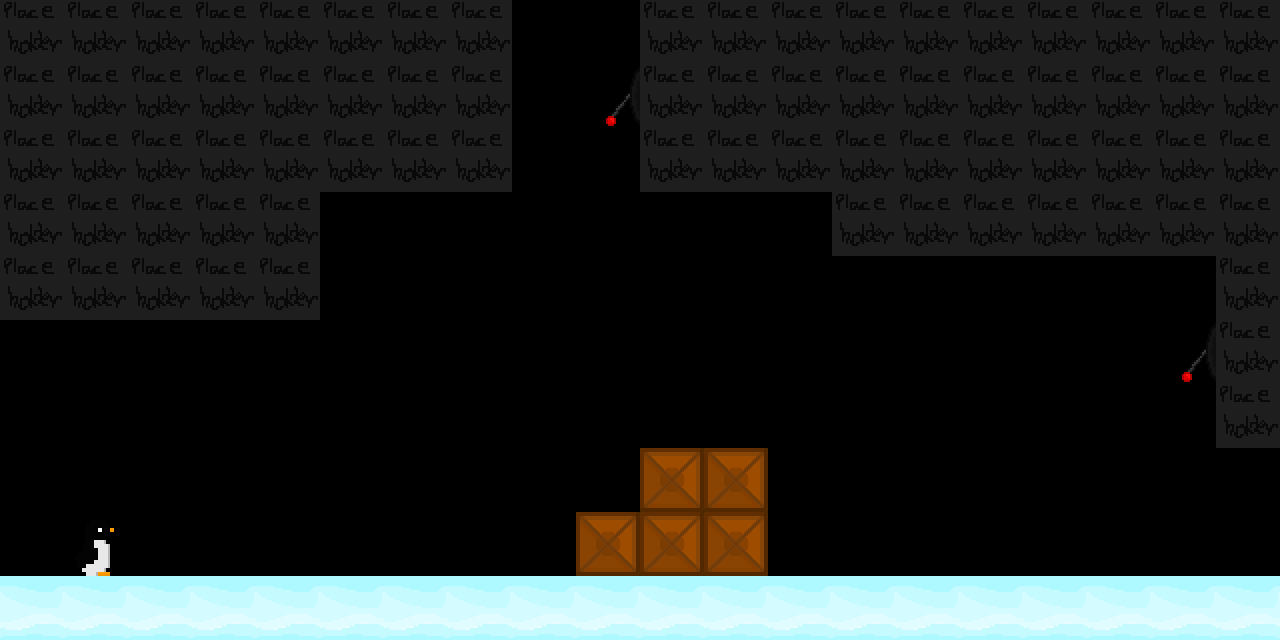

This game map was drawn from its Tiled (.tmx) file and the tilesets committed beside it. A one-line description and the full map source follow:
An orthogonal 20x10 tile map with 64x64 px tiles, 1 tile layer (Capa de patrones 1).

<map version="1.10" tiledversion="1.10.1" orientation="orthogonal" renderorder="right-down" width="20" height="10" tilewidth="64" tileheight="64" infinite="0" nextlayerid="2" nextobjectid="1">
 <editorsettings>
  <export target="Nivel1-2TMLCLEAN1.csv" format="csv" />
 </editorsettings>
 <tileset firstgid="1" source="SpriteSheet.tsx" />
 <layer id="1" name="Capa de patrones 1" width="20" height="10">
  <data encoding="csv">
13,13,13,13,13,13,13,13,0,0,13,13,13,13,13,13,13,13,13,13,
13,13,13,13,13,13,13,13,0,12,13,13,13,13,13,13,13,13,13,13,
13,13,13,13,13,13,13,13,0,0,13,13,13,13,13,13,13,13,13,13,
13,13,13,13,13,0,0,0,0,0,0,0,0,13,13,13,13,13,13,13,
13,13,13,13,13,0,0,0,0,0,0,0,0,0,0,0,0,0,0,13,
0,0,0,0,0,0,0,0,0,0,0,0,0,0,0,0,0,0,12,13,
0,0,0,0,0,0,0,0,0,0,0,0,0,0,0,0,0,0,0,13,
0,0,0,0,0,0,0,0,0,0,2,2,0,0,0,0,0,0,0,0,
0,7,0,0,0,0,0,0,0,2,2,2,0,0,0,0,0,0,0,0,
1,1,1,1,1,1,1,1,1,1,1,1,1,1,1,1,1,1,1,1
</data>
 </layer>
</map>
